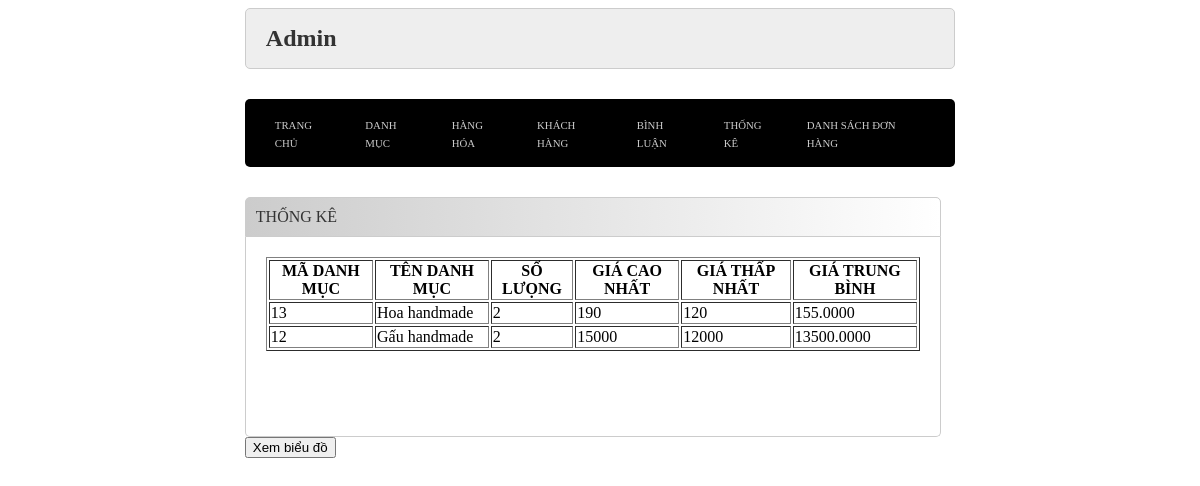
The page /admin/index.php?act=thongke on the database its author committed.
### tables this page shows
CREATE TABLE `danhmuc` (
  `id` int(11) NOT NULL,
  `name` varchar(255) NOT NULL
);

### model/pdo.php (called while the page is built, shortened)
<?php
function pdo_get_connection()
{
    $dburl = "mysql:host=localhost;dbname=da1-greenshop;charset=utf8";
    $username = 'root';
    $password = '';
    $conn = new PDO($dburl, $username, $password);
    $conn->setAttribute(PDO::ATTR_ERRMODE, PDO::ERRMODE_EXCEPTION);
    return $conn;
}
function pdo_query($sql)
{
    $sql_args = array_slice(func_get_args(), 1);
    try {
        $conn = pdo_get_connection();
        $stmt = $conn->prepare($sql);
        $stmt->execute($sql_args);
        $rows = $stmt->fetchAll();
        return $rows;
    } catch (PDOException $e) {
        throw $e;
    } finally {
        unset($conn);
    }
}

### model/cart.php (called while the page is built, shortened)
<?php
function loadall_thongke(){
    $sql = "select danhmuc.id as madm,danhmuc.name as tendm, count(sanpham.id) as countsp, min(sanpham.price) as minprice, max(sanpham.price) as maxprice, avg(sanpham.price) as avgprice" ;
    $sql.=" from sanpham left join danhmuc on danhmuc.id=sanpham.iddm";
    $sql.=" group by danhmuc.id order by danhmuc.id desc";
    $listtk = pdo_query($sql);
    return $listtk;
}

### admin/thongke/list.php (the view)
<div class="row mb">
    <div class="mr">
        <div class="row mb">
            <div class="boxtitle">THỐNG KÊ</div>
            <div class="row boxcontent cart">
                <table border="1">
                    <tr>
                        <th>MÃ DANH MỤC</th>
                        <th>TÊN DANH MỤC</th>
                        <th>SỐ LƯỌNG</th>
                        <th>GIÁ CAO NHẤT</th>
                        <th>GIÁ THẤP NHẤT</th>
                        <th>GIÁ TRUNG BÌNH</th>
                    </tr>
                    <?php
                   foreach ($listthongke as $thongke){
                    extract($thongke);
                    echo '
                    <tr>
                     <td>'.$madm.'</td>
                     <td>'.$tendm.'</td>
                     <td>'.$countsp.'</td>
                     <td>'.$maxprice.'</td>
                     <td>'.$minprice.'</td>
                     <td>'.$avgprice.'</td>
                    </tr>
                    ';
                   }
                    ?>
                </table>
            </div>
            <div class="row mb10">
<a href="index.php?act=bieudo"><input type="button" value="Xem biểu đồ"></a>
            </div>
        </div>
    </div>
</div>

### view/css/style.css (style rules this page uses)
* { box-sizing: border-box; font-family: 0.7vw; }
.row { float: left; width: 100%; }
.mb { margin-bottom: 30px; }
.mr { margin-right: 2%; }
.boxtitle { color: #333; padding: 10px; background-color: #ccc; background-image: linear-gradient(to right, #ccc, white); border-top-left-radius: 5px; border-top-right-radius: 5px; border: 1px solid #CCC; }
.boxcontent { border-left: 1px #CCC solid; border-right: 1px #CCC solid; border-bottom: 1px #CCC solid; border-bottom-left-radius: 5px; border-bottom-right-radius: 5px; min-height: 200px; padding: 20px; }

### rows shown on the page
danhmuc: id "13", name "Hoa handmade", countsp "2", maxprice "190", minprice "120", avgprice "155.0000"
danhmuc: id "12", name "Gấu handmade", countsp "2", maxprice "15000", minprice "12000", avgprice "13500.0000"
